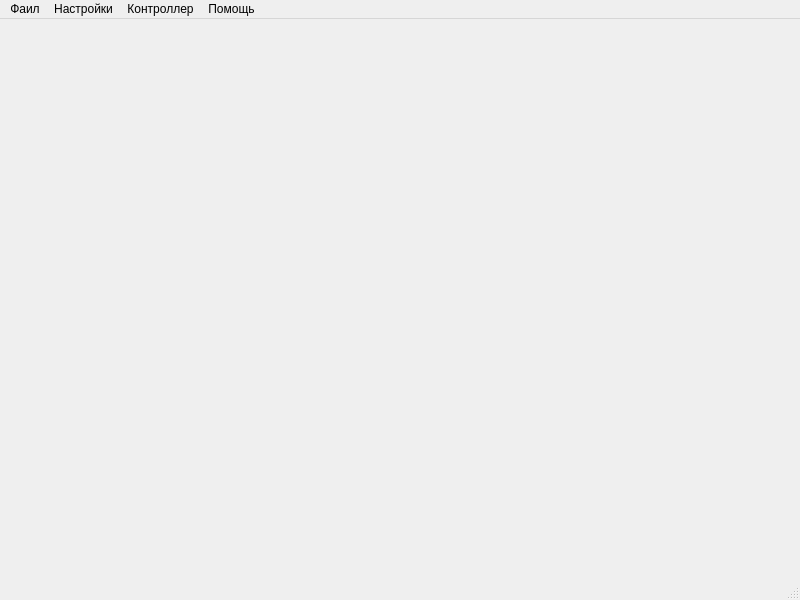
<?xml version="1.0" encoding="UTF-8"?>
<ui version="4.0">
 <class>mainWindow</class>
 <widget class="QMainWindow" name="mainWindow">
  <property name="geometry">
   <rect>
    <x>0</x>
    <y>0</y>
    <width>800</width>
    <height>600</height>
   </rect>
  </property>
  <property name="windowTitle">
   <string>IDR Rudion Visual IDE</string>
  </property>
  <widget class="QWidget" name="bloklyWebWidget"/>
  <widget class="QMenuBar" name="menubar">
   <property name="geometry">
    <rect>
     <x>0</x>
     <y>0</y>
     <width>800</width>
     <height>22</height>
    </rect>
   </property>
   <widget class="QMenu" name="menu_File">
    <property name="title">
     <string>Фаил</string>
    </property>
    <addaction name="action_Create"/>
    <addaction name="action_Open"/>
    <addaction name="action_Save"/>
    <addaction name="action_SaveAs"/>
   </widget>
   <widget class="QMenu" name="menu_Settings">
    <property name="title">
     <string>Настройки</string>
    </property>
   </widget>
   <widget class="QMenu" name="menu_Controller">
    <property name="title">
     <string>Контроллер</string>
    </property>
    <addaction name="action_Build"/>
    <addaction name="action_Upload"/>
   </widget>
   <widget class="QMenu" name="menu">
    <property name="title">
     <string>Помощь</string>
    </property>
    <addaction name="action_2"/>
   </widget>
   <addaction name="menu_File"/>
   <addaction name="menu_Settings"/>
   <addaction name="menu_Controller"/>
   <addaction name="menu"/>
  </widget>
  <widget class="QStatusBar" name="statusbar"/>
  <action name="action_Create">
   <property name="text">
    <string>Создать новый</string>
   </property>
  </action>
  <action name="action_Open">
   <property name="text">
    <string>Открыть</string>
   </property>
  </action>
  <action name="action_Save">
   <property name="text">
    <string>Сохрвнить</string>
   </property>
  </action>
  <action name="action_SaveAs">
   <property name="text">
    <string>Сохранить как</string>
   </property>
  </action>
  <action name="action_Build">
   <property name="text">
    <string>Собрать</string>
   </property>
  </action>
  <action name="action_2">
   <property name="text">
    <string>Спросить у ИИ</string>
   </property>
  </action>
  <action name="action_Upload">
   <property name="text">
    <string>Прошить</string>
   </property>
  </action>
 </widget>
 <resources/>
 <connections/>
</ui>
